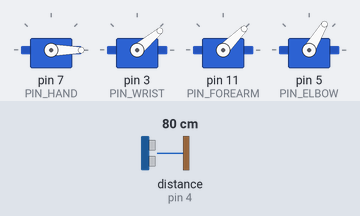
A sketch run on a simulated Arduino Uno, built with avr-gcc and run on an emulated ATmega328P. Shown: 4 × servo. Wiring (inferred from the names in the program): ultrasonic range finder: trigger pin 2; echo pin 4. Inputs (shaded band) come from the test bench; at power-on: distance to the obstacle (sensor on pin 4) 80 cm. The echo pulse lasts 58.3 µs per cm; what the sketch prints to the serial monitor is not drawn.

Above: at 2.4 s.
2.5 s: distance to the obstacle (sensor on pin 4) set to 18 cm
At 5.1 s:
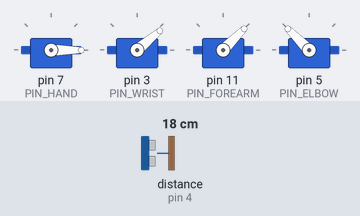
5.5 s: distance to the obstacle (sensor on pin 4) set to 13 cm
At 7.06 s:
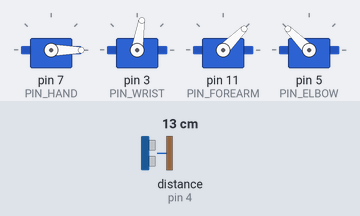
At 10.8 s:
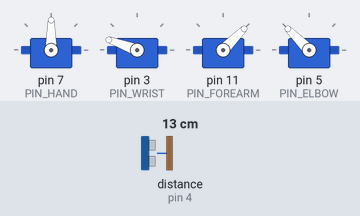
Timing chart, 0 to 23.5 s (numbered marks = the images above; inputs shaded):
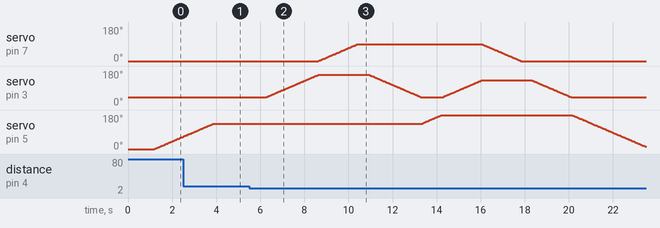

The sketch:

tuned_robotic_arm.ino
```cpp
/*
 * ================================================================
 *  4-Axis Robotic Arm — Autonomous Pick & Place (WORKING)
 *  Board  : Arduino Uno
 *  Power  : 9V into barrel jack
 *           Sensor → Arduino 5V
 *           Servos → separate 6V supply (shared GND!)
 * ================================================================
 *
 *  WIRING:
 *    Hand servo    → pin 7
 *    Wrist servo   → pin 3
 *    Forearm servo → pin 11
 *    Elbow servo   → pin 5
 *    Sensor TRIG   → pin 2
 *    Sensor ECHO   → pin 4
 *
 *  SENSOR FIX:
 *    Previous versions called getDistance() twice back-to-back
 *    (once in DWELL, once in CONFIRM). The HC-SR04 needs ~60ms
 *    between measurement bursts or the transducer doesn't settle
 *    and returns 0 (999cm). Now detection counting happens inside
 *    DWELL with built-in spacing via PING_DELAY_MS.
 *
 *  MOTION SEQUENCE:
 *    1. SCAN:  elbow sweeps 0°→135°→0° (repeat)
 *    2. DWELL: pause at each endpoint, take sensor readings
 *             if 3 consecutive in-range → pickup
 *    3. OPEN:  open gripper
 *    4. LOWER: wrist goes down to ball
 *    5. GRAB:  close gripper
 *    6. LIFT:  wrist goes up with ball
 *    7. TRANSFER: elbow moves to drop position
 *    8. DROP:  open gripper over cup
 *    9. RESET: return all joints home, restart scan
 * ================================================================
 */

#include <Servo.h>

enum State : uint8_t;

// ── PINS ──────────────────────────────────────────────────────
#define PIN_HAND    7
#define PIN_WRIST   3
#define PIN_FOREARM 11
#define PIN_ELBOW   5
#define PIN_TRIG    2
#define PIN_ECHO    4

// ── SERVO OBJECTS ─────────────────────────────────────────────
Servo servo_hand;
Servo servo_wrist;
Servo servo_forearm;
Servo servo_elbow;

// ══════════════════════════════════════════════════════════════
//  TUNING — ADJUST THESE TO YOUR ARM
// ══════════════════════════════════════════════════════════════

// ── Gripper (hand) ────────────────────────────────────────
//    Test: upload hardware test, watch pin 7 servo.
//    HAND_OPEN  = fingers fully spread / jaws apart
//    HAND_CLOSED = tight enough to grip a ball without crushing
const int HAND_OPEN   = 0;
const int HAND_CLOSED = 90;

// ── Wrist ─────────────────────────────────────────────────
//    WRIST_UP   = carry position (ball lifted, clear of ground)
//    WRIST_DOWN = as low as possible to reach ball on surface
//    WRIST_DROP = angled over the cup to release cleanly
//    ** If the arm can't reach the ball, increase WRIST_DOWN **
//    ** If ball misses the cup, adjust WRIST_DROP **
const int WRIST_UP    = 40;     // was 60 — lower number = higher lift
const int WRIST_DOWN  = 160;    // was 150 — go as low as mechanically safe
const int WRIST_DROP  = 130;    // angle over cup

// ── Forearm (fixed — adjust if arm can't reach) ───────────
const int FOREARM_POS = 45;

// ── Elbow ─────────────────────────────────────────────────
//    SCAN_START / SCAN_END = sweep range during scanning
//    DROP_POS = elbow angle that positions hand over the cup
//    ** Adjust DROP_POS so the gripper is directly above cup **
const int SCAN_START  = 0;
const int SCAN_END    = 135;
const int DROP_POS    = 180;

// ── Sensor ────────────────────────────────────────────────
const float DETECT_MIN_CM = 2.0;     // closer than this = noise
const float DETECT_MAX_CM = 15.0;    // farther than this = no object
const int   CONFIRM_NEEDED = 3;      // consecutive in-range readings
const unsigned long PING_DELAY_MS = 80;  // gap between sensor checks (HC-SR04 needs 60ms+)

// ── Timing ────────────────────────────────────────────────
const unsigned long STEP_MS    = 20;     // ms per 1° of servo travel
const unsigned long SETTLE_MS  = 500;    // pause after grip action
const unsigned long TIMEOUT_MS = 12000;  // max time in any state

// ══════════════════════════════════════════════════════════════
//  JOINT — smooth motion + auto-detach (prevents overheating)
// ══════════════════════════════════════════════════════════════

struct Joint {
  Servo*  servo;
  int     pin;
  int     current;
  int     target;
  bool    attached;
  bool    moving;
};

Joint jHand    = { &servo_hand,    PIN_HAND,    HAND_OPEN,   HAND_OPEN,   false, false };
Joint jWrist   = { &servo_wrist,   PIN_WRIST,   WRIST_UP,    WRIST_UP,    false, false };
Joint jForearm = { &servo_forearm, PIN_FOREARM, FOREARM_POS, FOREARM_POS, false, false };
Joint jElbow   = { &servo_elbow,   PIN_ELBOW,   SCAN_START,  SCAN_START,  false, false };

void jointMoveTo(Joint &j, int angle) {
  j.target = constrain(angle, 0, 180);
  if (j.target == j.current) return;
  if (!j.attached) {
    j.servo->attach(j.pin);
    j.attached = true;
  }
  j.servo->write(j.current);
  j.moving = true;
}

void jointStep(Joint &j) {
  if (!j.moving) return;
  if (j.current < j.target)      j.current++;
  else if (j.current > j.target) j.current--;
  j.servo->write(j.current);
  if (j.current == j.target) {
    j.moving = false;
    j.servo->detach();
    j.attached = false;
  }
}

bool jointDone(const Joint &j) {
  return !j.moving;
}

unsigned long lastStepMs = 0;

void tickAllJoints() {
  jointStep(jHand);
  jointStep(jWrist);
  jointStep(jForearm);
  jointStep(jElbow);
}

// ══════════════════════════════════════════════════════════════
//  SENSOR — single filtered reading (no back-to-back bursts)
// ══════════════════════════════════════════════════════════════

float singlePing() {
  digitalWrite(PIN_TRIG, LOW);
  delayMicroseconds(2);
  digitalWrite(PIN_TRIG, HIGH);
  delayMicroseconds(10);
  digitalWrite(PIN_TRIG, LOW);

  unsigned long dur = pulseIn(PIN_ECHO, HIGH, 30000);
  if (dur == 0) return 999.0;
  return (dur * 0.0343) / 2.0;
}

// Take 3 quick pings, return the median (not 5 — faster, still filtered)
float getDistance() {
  float a = singlePing();
  delayMicroseconds(500);
  float b = singlePing();
  delayMicroseconds(500);
  float c = singlePing();

  // Sort three values, return middle
  if (a > b) { float t = a; a = b; b = t; }
  if (b > c) { float t = b; b = c; c = t; }
  if (a > b) { float t = a; a = b; b = t; }
  return b;
}

// ══════════════════════════════════════════════════════════════
//  FSM STATES
// ══════════════════════════════════════════════════════════════

enum State : uint8_t {
  STATE_SCAN,
  STATE_DWELL,
  STATE_OPEN_GRIP,
  STATE_LOWER_WRIST,
  STATE_CLOSE_GRIP,
  STATE_LIFT,
  STATE_TRANSFER,
  STATE_DROP,
  STATE_RESET
};

State state = STATE_SCAN;
unsigned long stateStart   = 0;
unsigned long settleStart  = 0;
unsigned long lastPingMs   = 0;
bool          settling     = false;
int           confirmCount = 0;
bool          scanToEnd    = true;

void enterState(State s) {
  state      = s;
  stateStart = millis();
  settling   = false;
  Serial.print(">> ");
  switch (s) {
    case STATE_SCAN:        Serial.println("SCAN");        break;
    case STATE_DWELL:       Serial.println("DWELL");       break;
    case STATE_OPEN_GRIP:   Serial.println("OPEN GRIP");   break;
    case STATE_LOWER_WRIST: Serial.println("LOWER WRIST"); break;
    case STATE_CLOSE_GRIP:  Serial.println("CLOSE GRIP");  break;
    case STATE_LIFT:        Serial.println("LIFT");        break;
    case STATE_TRANSFER:    Serial.println("TRANSFER");    break;
    case STATE_DROP:        Serial.println("DROP");        break;
    case STATE_RESET:       Serial.println("RESET");       break;
  }
}

bool timedOut() {
  return (millis() - stateStart > TIMEOUT_MS);
}

// ══════════════════════════════════════════════════════════════
//  SETUP
// ══════════════════════════════════════════════════════════════
void setup() {
  Serial.begin(9600);
  pinMode(PIN_TRIG, OUTPUT);
  pinMode(PIN_ECHO, INPUT);

  servo_hand.attach(PIN_HAND);
  servo_hand.write(HAND_OPEN);
  delay(300);
  servo_hand.detach();

  servo_wrist.attach(PIN_WRIST);
  servo_wrist.write(WRIST_UP);
  delay(300);
  servo_wrist.detach();

  servo_forearm.attach(PIN_FOREARM);
  servo_forearm.write(FOREARM_POS);
  delay(300);
  servo_forearm.detach();

  servo_elbow.attach(PIN_ELBOW);
  servo_elbow.write(SCAN_START);
  delay(300);
  servo_elbow.detach();

  Serial.println("=== Robotic Arm — Autonomous ===");
  Serial.println("Scanning...");
  Serial.println();

  jointMoveTo(jElbow, SCAN_END);
  scanToEnd = true;
  enterState(STATE_SCAN);
}

// ══════════════════════════════════════════════════════════════
//  LOOP
// ══════════════════════════════════════════════════════════════
void loop() {
  unsigned long now = millis();

  if (now - lastStepMs >= STEP_MS) {
    lastStepMs = now;
    tickAllJoints();
  }

  switch (state) {

    // ── SCAN: sweep elbow ────────────────────────────────────
    case STATE_SCAN:
      if (jointDone(jElbow)) {
        confirmCount = 0;
        lastPingMs = 0;    // allow immediate first reading
        enterState(STATE_DWELL);
      }
      break;

    // ── DWELL: pause at endpoint, take spaced readings ───────
    //    Sensor checks are spaced by PING_DELAY_MS (80ms)
    //    so the HC-SR04 transducer fully settles between reads.
    //    3 consecutive in-range = confirmed detection.
    case STATE_DWELL: {
      if (now - lastPingMs >= PING_DELAY_MS) {
        lastPingMs = now;

        float d = getDistance();
        Serial.print("  dist: ");
        Serial.print(d);
        Serial.print(" cm  [");
        Serial.print(confirmCount);
        Serial.print("/");
        Serial.print(CONFIRM_NEEDED);
        Serial.println("]");

        if (d > DETECT_MIN_CM && d < DETECT_MAX_CM) {
          confirmCount++;
          if (confirmCount >= CONFIRM_NEEDED) {
            Serial.print("*** OBJECT CONFIRMED at ");
            Serial.print(d);
            Serial.println(" cm ***");
            enterState(STATE_OPEN_GRIP);
          }
        } else {
          // Out of range — reset count but stay in DWELL
          confirmCount = 0;
        }
      }

      // Dwell timeout — no consistent detection, resume sweep
      if (timedOut()) {
        if (scanToEnd) {
          jointMoveTo(jElbow, SCAN_START);
          scanToEnd = false;
        } else {
          jointMoveTo(jElbow, SCAN_END);
          scanToEnd = true;
        }
        enterState(STATE_SCAN);
      }
      break;
    }

    // ── OPEN GRIP ────────────────────────────────────────────
    case STATE_OPEN_GRIP:
      jointMoveTo(jHand, HAND_OPEN);

      if (jointDone(jHand)) {
        if (!settling) {
          settling = true;
          settleStart = now;
        } else if (now - settleStart >= SETTLE_MS) {
          enterState(STATE_LOWER_WRIST);
        }
      }

      if (timedOut()) enterState(STATE_RESET);
      break;

    // ── LOWER WRIST to ball ──────────────────────────────────
    case STATE_LOWER_WRIST:
      jointMoveTo(jWrist, WRIST_DOWN);

      if (jointDone(jWrist)) {
        enterState(STATE_CLOSE_GRIP);
      }

      if (timedOut()) enterState(STATE_RESET);
      break;

    // ── CLOSE GRIP on ball ───────────────────────────────────
    case STATE_CLOSE_GRIP:
      jointMoveTo(jHand, HAND_CLOSED);

      if (jointDone(jHand)) {
        if (!settling) {
          settling = true;
          settleStart = now;
        } else if (now - settleStart >= SETTLE_MS) {
          enterState(STATE_LIFT);
        }
      }

      if (timedOut()) enterState(STATE_RESET);
      break;

    // ── LIFT wrist with ball ─────────────────────────────────
    case STATE_LIFT:
      jointMoveTo(jWrist, WRIST_UP);

      if (jointDone(jWrist)) {
        enterState(STATE_TRANSFER);
      }

      if (timedOut()) enterState(STATE_RESET);
      break;

    // ── TRANSFER: move elbow to cup, position wrist ──────────
    case STATE_TRANSFER:
      jointMoveTo(jElbow, DROP_POS);

      if (jointDone(jElbow)) {
        jointMoveTo(jWrist, WRIST_DROP);
      }

      if (jointDone(jElbow) && jointDone(jWrist)) {
        enterState(STATE_DROP);
      }

      if (timedOut()) enterState(STATE_RESET);
      break;

    // ── DROP: open grip over cup ─────────────────────────────
    case STATE_DROP:
      jointMoveTo(jHand, HAND_OPEN);

      if (jointDone(jHand)) {
        if (!settling) {
          settling = true;
          settleStart = now;
        } else if (now - settleStart >= SETTLE_MS) {
          enterState(STATE_RESET);
        }
      }

      if (timedOut()) enterState(STATE_RESET);
      break;

    // ── RESET: return home, restart ──────────────────────────
    case STATE_RESET:
      jointMoveTo(jWrist, WRIST_UP);

      if (jointDone(jWrist)) {
        jointMoveTo(jElbow, SCAN_START);
      }

      if (jointDone(jWrist) && jointDone(jElbow)) {
        jointMoveTo(jHand, HAND_OPEN);
      }

      if (jointDone(jWrist) && jointDone(jElbow) && jointDone(jHand)) {
        confirmCount = 0;
        scanToEnd = true;
        jointMoveTo(jElbow, SCAN_END);
        Serial.println("Reset complete — scanning.");
        Serial.println();
        enterState(STATE_SCAN);
      }

      if (timedOut()) {
        servo_hand.attach(PIN_HAND);
        servo_hand.write(HAND_OPEN);
        servo_wrist.attach(PIN_WRIST);
        servo_wrist.write(WRIST_UP);
        servo_elbow.attach(PIN_ELBOW);
        servo_elbow.write(SCAN_START);
        delay(500);
        servo_hand.detach();
        servo_wrist.detach();
        servo_elbow.detach();

        jHand.current  = HAND_OPEN;   jHand.moving  = false; jHand.attached  = false;
        jWrist.current = WRIST_UP;    jWrist.moving = false; jWrist.attached = false;
        jElbow.current = SCAN_START;  jElbow.moving = false; jElbow.attached = false;

        confirmCount = 0;
        scanToEnd = true;
        jointMoveTo(jElbow, SCAN_END);
        enterState(STATE_SCAN);
      }
      break;
  }
}
```

Measured:
- the behaviour switches between 16 and 15 cm on distance to the obstacle (sensor on pin 4) (found by bisection; images 1 and 2)
- after the input at 5.5 s, servo on pin 7 (PIN_HAND): rises from 0° to 90° in 1.8 s, then falls to 0° in 7.4 s
- by itself, servo on pin 5 (PIN_ELBOW): rises from 135° to 180° in 0.86 s, then falls to 12° in 9.3 s
